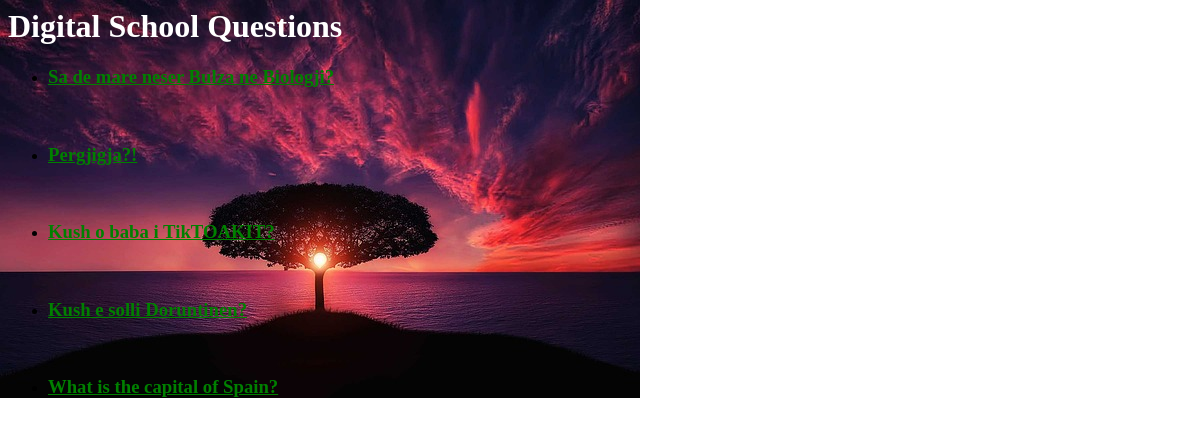
/polls/, run on an earlier commit of the app's database.
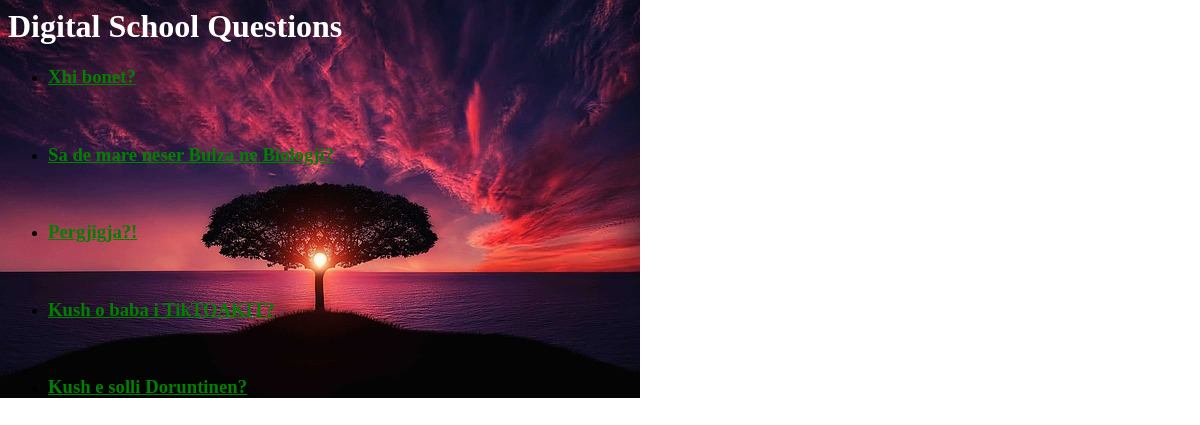
And on a later commit of the database.
### polls/models.py (models this page shows, shortened)
class Question(models.Model):
    question_text = models.CharField(max_length = 200)
    pub_date = models.DateTimeField("date published")

### polls/views.py (the view)
# urls.py: path("", views.IndexView.as_view(), name = "index"),
class IndexView(generic.ListView):
    template_name = "polls/index.html"
    context_object_name = "latest_question_list"
    def get_queryset(self):
        return Question.objects.order_by("-pub_date")[:5]

### polls/templates/polls/index.html
{% load static %}
<link rel = "stylesheet" href = "{% static 'polls/style.css' %}">
<h1>Digital School Questions</h1>
{% if latest_question_list %}
    <ul>
    {% for question in latest_question_list %}
        <li><h3><a href = "{% url 'polls:detail' question.id %}">{{ question.question_text }}</a></h3></li><br/>
    {% endfor %}
    </ul>
{% else %}
    <p>No polls are available.</p>
{% endif %}

### polls/static/polls/style.css (style rules this page uses)
h1 { color: white; }
li a { color: green; }

What changed in the data, as far as the page shows it:
no longer on this page (row unchanged): Question: question_text "What is the capital of Spain?"
added Question: question_text "Xhi bonet?"
